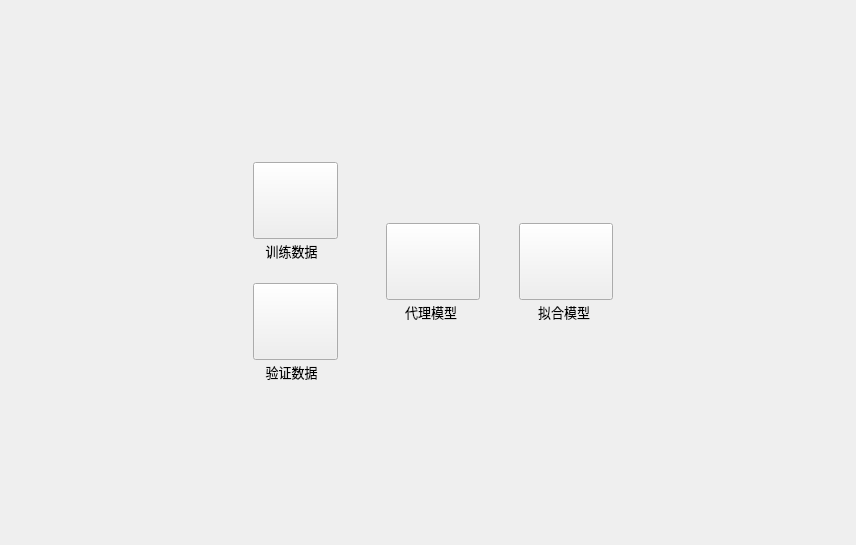
<?xml version="1.0" encoding="UTF-8"?>
<ui version="4.0">
 <class>Form</class>
 <widget class="QWidget" name="Form">
  <property name="geometry">
   <rect>
    <x>0</x>
    <y>0</y>
    <width>856</width>
    <height>545</height>
   </rect>
  </property>
  <property name="windowTitle">
   <string>Form</string>
  </property>
  <layout class="QGridLayout" name="gridLayout_2">
   <item row="0" column="1">
    <spacer name="verticalSpacer_7">
     <property name="orientation">
      <enum>Qt::Vertical</enum>
     </property>
     <property name="sizeHint" stdset="0">
      <size>
       <width>20</width>
       <height>132</height>
      </size>
     </property>
    </spacer>
   </item>
   <item row="1" column="1" rowspan="2">
    <layout class="QHBoxLayout" name="horizontalLayout">
     <property name="spacing">
      <number>0</number>
     </property>
     <item>
      <widget class="QWidget" name="widget" native="true">
       <layout class="QVBoxLayout" name="verticalLayout_3">
        <property name="spacing">
         <number>20</number>
        </property>
        <property name="leftMargin">
         <number>9</number>
        </property>
        <item>
         <layout class="QVBoxLayout" name="verticalLayout_2">
          <property name="spacing">
           <number>0</number>
          </property>
          <item>
           <widget class="QPushButton" name="pushButton_7">
            <property name="minimumSize">
             <size>
              <width>85</width>
              <height>77</height>
             </size>
            </property>
            <property name="maximumSize">
             <size>
              <width>85</width>
              <height>77</height>
             </size>
            </property>
            <property name="styleSheet">
             <string notr="true"/>
            </property>
            <property name="text">
             <string/>
            </property>
            <property name="icon">
             <iconset resource="../../../icons.qrc">
              <normaloff>:/pic/icons/示意图_训练数据.png</normaloff>:/pic/icons/示意图_训练数据.png</iconset>
            </property>
            <property name="iconSize">
             <size>
              <width>94</width>
              <height>85</height>
             </size>
            </property>
           </widget>
          </item>
          <item>
           <widget class="QLabel" name="label_9">
            <property name="minimumSize">
             <size>
              <width>77</width>
              <height>24</height>
             </size>
            </property>
            <property name="maximumSize">
             <size>
              <width>77</width>
              <height>24</height>
             </size>
            </property>
            <property name="font">
             <font>
              <family>Microsoft YaHei</family>
              <pointsize>10</pointsize>
             </font>
            </property>
            <property name="text">
             <string>训练数据</string>
            </property>
            <property name="alignment">
             <set>Qt::AlignCenter</set>
            </property>
           </widget>
          </item>
         </layout>
        </item>
        <item>
         <layout class="QVBoxLayout" name="verticalLayout">
          <property name="spacing">
           <number>0</number>
          </property>
          <item>
           <widget class="QPushButton" name="pushButton_8">
            <property name="minimumSize">
             <size>
              <width>85</width>
              <height>77</height>
             </size>
            </property>
            <property name="maximumSize">
             <size>
              <width>85</width>
              <height>77</height>
             </size>
            </property>
            <property name="styleSheet">
             <string notr="true"/>
            </property>
            <property name="text">
             <string/>
            </property>
            <property name="icon">
             <iconset resource="../../../icons.qrc">
              <normaloff>:/pic/icons/示意图_验证数据.png</normaloff>:/pic/icons/示意图_验证数据.png</iconset>
            </property>
            <property name="iconSize">
             <size>
              <width>94</width>
              <height>85</height>
             </size>
            </property>
           </widget>
          </item>
          <item>
           <widget class="QLabel" name="label_10">
            <property name="minimumSize">
             <size>
              <width>77</width>
              <height>24</height>
             </size>
            </property>
            <property name="maximumSize">
             <size>
              <width>77</width>
              <height>24</height>
             </size>
            </property>
            <property name="font">
             <font>
              <family>Microsoft YaHei</family>
              <pointsize>10</pointsize>
             </font>
            </property>
            <property name="text">
             <string>验证数据</string>
            </property>
            <property name="alignment">
             <set>Qt::AlignCenter</set>
            </property>
           </widget>
          </item>
         </layout>
        </item>
       </layout>
      </widget>
     </item>
     <item>
      <layout class="QVBoxLayout" name="verticalLayout_6" stretch="1,0,1">
       <property name="spacing">
        <number>0</number>
       </property>
       <item>
        <spacer name="verticalSpacer">
         <property name="orientation">
          <enum>Qt::Vertical</enum>
         </property>
         <property name="sizeHint" stdset="0">
          <size>
           <width>20</width>
           <height>40</height>
          </size>
         </property>
        </spacer>
       </item>
       <item>
        <layout class="QGridLayout" name="gridLayout">
         <property name="spacing">
          <number>0</number>
         </property>
         <item row="0" column="0">
          <layout class="QVBoxLayout" name="verticalLayout_4">
           <item>
            <spacer name="verticalSpacer_2">
             <property name="orientation">
              <enum>Qt::Vertical</enum>
             </property>
             <property name="sizeHint" stdset="0">
              <size>
               <width>20</width>
               <height>17</height>
              </size>
             </property>
            </spacer>
           </item>
           <item>
            <widget class="QPushButton" name="pushButton_5">
             <property name="minimumSize">
              <size>
               <width>39</width>
               <height>10</height>
              </size>
             </property>
             <property name="maximumSize">
              <size>
               <width>39</width>
               <height>10</height>
              </size>
             </property>
             <property name="styleSheet">
              <string notr="true">background-color:transparent;
border:None;</string>
             </property>
             <property name="text">
              <string/>
             </property>
             <property name="icon">
              <iconset resource="../../../icons.qrc">
               <normaloff>:/pic/icons/示意图_大向右箭头.png</normaloff>:/pic/icons/示意图_大向右箭头.png</iconset>
             </property>
             <property name="iconSize">
              <size>
               <width>39</width>
               <height>10</height>
              </size>
             </property>
            </widget>
           </item>
           <item>
            <spacer name="verticalSpacer_3">
             <property name="orientation">
              <enum>Qt::Vertical</enum>
             </property>
             <property name="sizeHint" stdset="0">
              <size>
               <width>20</width>
               <height>17</height>
              </size>
             </property>
            </spacer>
           </item>
          </layout>
         </item>
         <item row="0" column="1" rowspan="2">
          <widget class="QPushButton" name="pushButton_6">
           <property name="minimumSize">
            <size>
             <width>94</width>
             <height>77</height>
            </size>
           </property>
           <property name="maximumSize">
            <size>
             <width>94</width>
             <height>77</height>
            </size>
           </property>
           <property name="styleSheet">
            <string notr="true"/>
           </property>
           <property name="text">
            <string/>
           </property>
           <property name="icon">
            <iconset resource="../../../icons.qrc">
             <normaloff>:/pic/icons/示意图_代理模型.png</normaloff>:/pic/icons/示意图_代理模型.png</iconset>
           </property>
           <property name="iconSize">
            <size>
             <width>94</width>
             <height>85</height>
            </size>
           </property>
          </widget>
         </item>
         <item row="0" column="2">
          <layout class="QVBoxLayout" name="verticalLayout_5">
           <item>
            <spacer name="verticalSpacer_4">
             <property name="orientation">
              <enum>Qt::Vertical</enum>
             </property>
             <property name="sizeHint" stdset="0">
              <size>
               <width>20</width>
               <height>17</height>
              </size>
             </property>
            </spacer>
           </item>
           <item>
            <widget class="QPushButton" name="pushButton_10">
             <property name="minimumSize">
              <size>
               <width>39</width>
               <height>10</height>
              </size>
             </property>
             <property name="maximumSize">
              <size>
               <width>39</width>
               <height>10</height>
              </size>
             </property>
             <property name="styleSheet">
              <string notr="true">background-color:transparent;
border:None;</string>
             </property>
             <property name="text">
              <string/>
             </property>
             <property name="icon">
              <iconset resource="../../../icons.qrc">
               <normaloff>:/pic/icons/示意图_大向右箭头.png</normaloff>:/pic/icons/示意图_大向右箭头.png</iconset>
             </property>
             <property name="iconSize">
              <size>
               <width>39</width>
               <height>10</height>
              </size>
             </property>
            </widget>
           </item>
           <item>
            <spacer name="verticalSpacer_5">
             <property name="orientation">
              <enum>Qt::Vertical</enum>
             </property>
             <property name="sizeHint" stdset="0">
              <size>
               <width>20</width>
               <height>17</height>
              </size>
             </property>
            </spacer>
           </item>
          </layout>
         </item>
         <item row="0" column="3">
          <widget class="QPushButton" name="pushButton_9">
           <property name="minimumSize">
            <size>
             <width>94</width>
             <height>77</height>
            </size>
           </property>
           <property name="maximumSize">
            <size>
             <width>94</width>
             <height>77</height>
            </size>
           </property>
           <property name="styleSheet">
            <string notr="true"/>
           </property>
           <property name="text">
            <string/>
           </property>
           <property name="icon">
            <iconset resource="../../../icons.qrc">
             <normaloff>:/pic/icons/示意图_拟合模型.png</normaloff>:/pic/icons/示意图_拟合模型.png</iconset>
           </property>
           <property name="iconSize">
            <size>
             <width>94</width>
             <height>85</height>
            </size>
           </property>
          </widget>
         </item>
         <item row="1" column="3" rowspan="2">
          <widget class="QLabel" name="label_6">
           <property name="minimumSize">
            <size>
             <width>90</width>
             <height>24</height>
            </size>
           </property>
           <property name="maximumSize">
            <size>
             <width>90</width>
             <height>24</height>
            </size>
           </property>
           <property name="font">
            <font>
             <family>Microsoft YaHei</family>
             <pointsize>10</pointsize>
            </font>
           </property>
           <property name="text">
            <string>拟合模型</string>
           </property>
           <property name="alignment">
            <set>Qt::AlignCenter</set>
           </property>
          </widget>
         </item>
         <item row="2" column="1">
          <widget class="QLabel" name="label_5">
           <property name="minimumSize">
            <size>
             <width>90</width>
             <height>24</height>
            </size>
           </property>
           <property name="maximumSize">
            <size>
             <width>90</width>
             <height>24</height>
            </size>
           </property>
           <property name="font">
            <font>
             <family>Microsoft YaHei</family>
             <pointsize>10</pointsize>
            </font>
           </property>
           <property name="text">
            <string>代理模型</string>
           </property>
           <property name="alignment">
            <set>Qt::AlignCenter</set>
           </property>
          </widget>
         </item>
        </layout>
       </item>
       <item>
        <spacer name="verticalSpacer_6">
         <property name="orientation">
          <enum>Qt::Vertical</enum>
         </property>
         <property name="sizeHint" stdset="0">
          <size>
           <width>20</width>
           <height>38</height>
          </size>
         </property>
        </spacer>
       </item>
      </layout>
     </item>
    </layout>
   </item>
   <item row="1" column="2">
    <spacer name="horizontalSpacer_2">
     <property name="orientation">
      <enum>Qt::Horizontal</enum>
     </property>
     <property name="sizeHint" stdset="0">
      <size>
       <width>219</width>
       <height>20</height>
      </size>
     </property>
    </spacer>
   </item>
   <item row="2" column="0">
    <spacer name="horizontalSpacer">
     <property name="orientation">
      <enum>Qt::Horizontal</enum>
     </property>
     <property name="sizeHint" stdset="0">
      <size>
       <width>220</width>
       <height>20</height>
      </size>
     </property>
    </spacer>
   </item>
   <item row="3" column="1">
    <spacer name="verticalSpacer_8">
     <property name="orientation">
      <enum>Qt::Vertical</enum>
     </property>
     <property name="sizeHint" stdset="0">
      <size>
       <width>20</width>
       <height>131</height>
      </size>
     </property>
    </spacer>
   </item>
  </layout>
 </widget>
 <resources>
  <include location="../../../icons.qrc"/>
 </resources>
 <connections/>
</ui>
